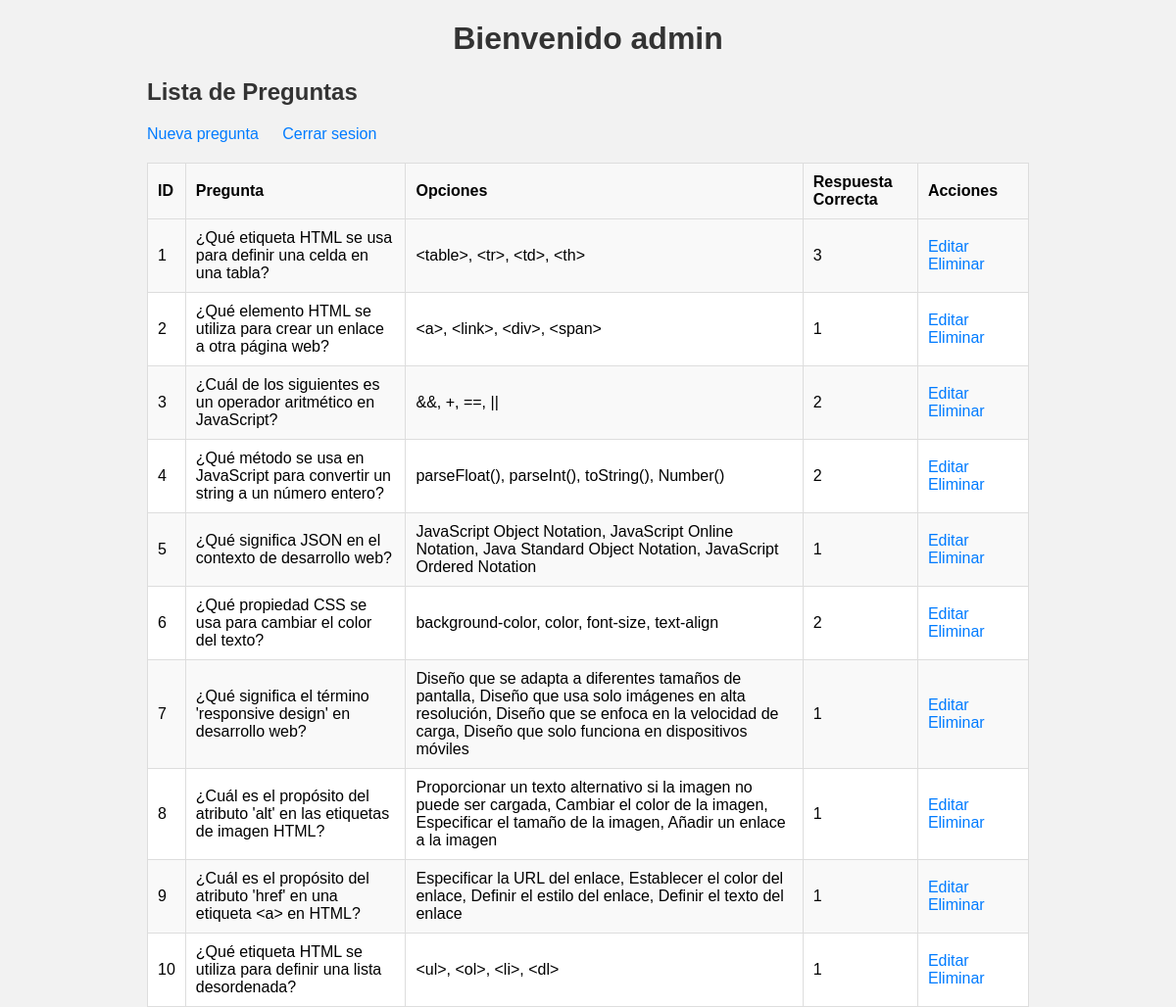
/login/crud/read.php (signed in), run on the app's committed database.
### tables this page shows
CREATE TABLE preguntas (
    id INT AUTO_INCREMENT PRIMARY KEY,
    pregunta VARCHAR(255) NOT NULL,
    opciones TEXT NOT NULL,
    respuestaCorrecta INT NOT NULL
);

### login/crud/read.php (the view, shortened to what this page needs)
<?php
require_once 'conexion.php';
$sql = "SELECT * FROM preguntas";
$result = $conexion->query($sql);
?>
<!DOCTYPE html>
<html lang="es">
<head>
</head>
<body>
    <h1>Bienvenido <?php echo $_SESSION['nombre'] ?></h1>
    <h2>Lista de Preguntas</h2>
    <a href="create.php">Nueva pregunta</a>
    <a href="../../index.php">Cerrar sesion</a>
    <table border="1">
        <tr>
            <th>ID</th>
            <th>Pregunta</th>
            <th>Opciones</th>
            <th>Respuesta Correcta</th>
            <th>Acciones</th>
        </tr>
        <?php
        if ($result->num_rows > 0) {
            while ($row = $result->fetch_assoc()) {
                $pregunta = htmlspecialchars($row["pregunta"]);
                $opcionesArray = json_decode($row["opciones"], true);
                $opciones = htmlspecialchars(implode(", ", $opcionesArray));
                $respuestaCorrecta = htmlspecialchars($row["respuestaCorrecta"] + 1);
                echo "<tr>
                        <td>" . $row["id"] . "</td>
                        <td>" . $pregunta . "</td>
                        <td>" . $opciones . "</td>
                        <td>" . $respuestaCorrecta . "</td>
                        <td>
                            <a href='update.php?id=" . $row["id"] . "'>Editar</a>
                            <a href='delete.php?id=" . $row["id"] . "' onclick='return confirm(\"¿Estás seguro de eliminar esta pregunta?\")'>Eliminar</a>
                        </td>
                    </tr>";
            }
        } else {
            echo "<tr><td colspan='5'>No hay preguntas disponibles</td></tr>";
        }
        ?>
    </table>
</body>
</html>

### login/crud/read.php (style rules this page uses)
body { font-family: Arial, sans-serif; background-color: #f2f2f2; margin: 0; height: 100vh; padding: 0 150px; }
h1 { color: #333; text-align: center; }
h2 { color: #333; margin-top: 20px; }
a { color: #007bff; text-decoration: none; transition: color 0.3s ease; margin-right: 20px; }
table { width: 100%; border-collapse: collapse; margin-top: 20px; background-color: #fff; }
table, th, td { border: 1px solid #ddd; }
th, td { padding: 10px; text-align: left; }
th { background-color: #f8f8f8; }
tr:nth-child(even) { background-color: #f9f9f9; }

### data on the page
preguntas: id "1", pregunta "¿Qué etiqueta HTML se usa para definir una celda en una tabla?", opciones "<table>, <tr>, <td>, <th>", respuestaCorrecta "3"
preguntas: id "2", pregunta "¿Qué elemento HTML se utiliza para crear un enlace a otra página web?", opciones "<a>, <link>, <div>, <span>", respuestaCorrecta "1"
preguntas: id "3", pregunta "¿Cuál de los siguientes es un operador aritmético en JavaScript?", opciones "&&, +, ==, ||", respuestaCorrecta "2"
preguntas: id "4", pregunta "¿Qué método se usa en JavaScript para convertir un string a un número entero?", opciones "parseFloat(), parseInt(), toString(), Number()", respuestaCorrecta "2"
preguntas: id "5", pregunta "¿Qué significa JSON en el contexto de desarrollo web?", opciones "JavaScript Object Notation, JavaScript Online Notation, Java Standard Object Notation, JavaScript Ordered Notation", respuestaCorrecta "1"
preguntas: id "6", pregunta "¿Qué propiedad CSS se usa para cambiar el color del texto?", opciones "background-color, color, font-size, text-align", respuestaCorrecta "2"
preguntas: id "7", pregunta "¿Qué significa el término 'responsive design' en desarrollo web?", opciones "Diseño que se adapta a diferentes tamaños de pantalla, Diseño que usa solo imágenes en alta resolución, Diseño que se enfoca en la velocidad de carga, Diseño que solo funciona en dispositivos móviles", respuestaCorrecta "1"
preguntas: id "8", pregunta "¿Cuál es el propósito del atributo 'alt' en las etiquetas de imagen HTML?", opciones "Proporcionar un texto alternativo si la imagen no puede ser cargada, Cambiar el color de la imagen, Especificar el tamaño de la imagen, Añadir un enlace a la imagen", respuestaCorrecta "1"
preguntas: id "9", pregunta "¿Cuál es el propósito del atributo 'href' en una etiqueta <a> en HTML?", opciones "Especificar la URL del enlace, Establecer el color del enlace, Definir el estilo del enlace, Definir el texto del enlace", respuestaCorrecta "1"
preguntas: id "10", pregunta "¿Qué etiqueta HTML se utiliza para definir una lista desordenada?", opciones "<ul>, <ol>, <li>, <dl>", respuestaCorrecta "1"

### other printed values
$_SESSION['nombre'] "admin"
